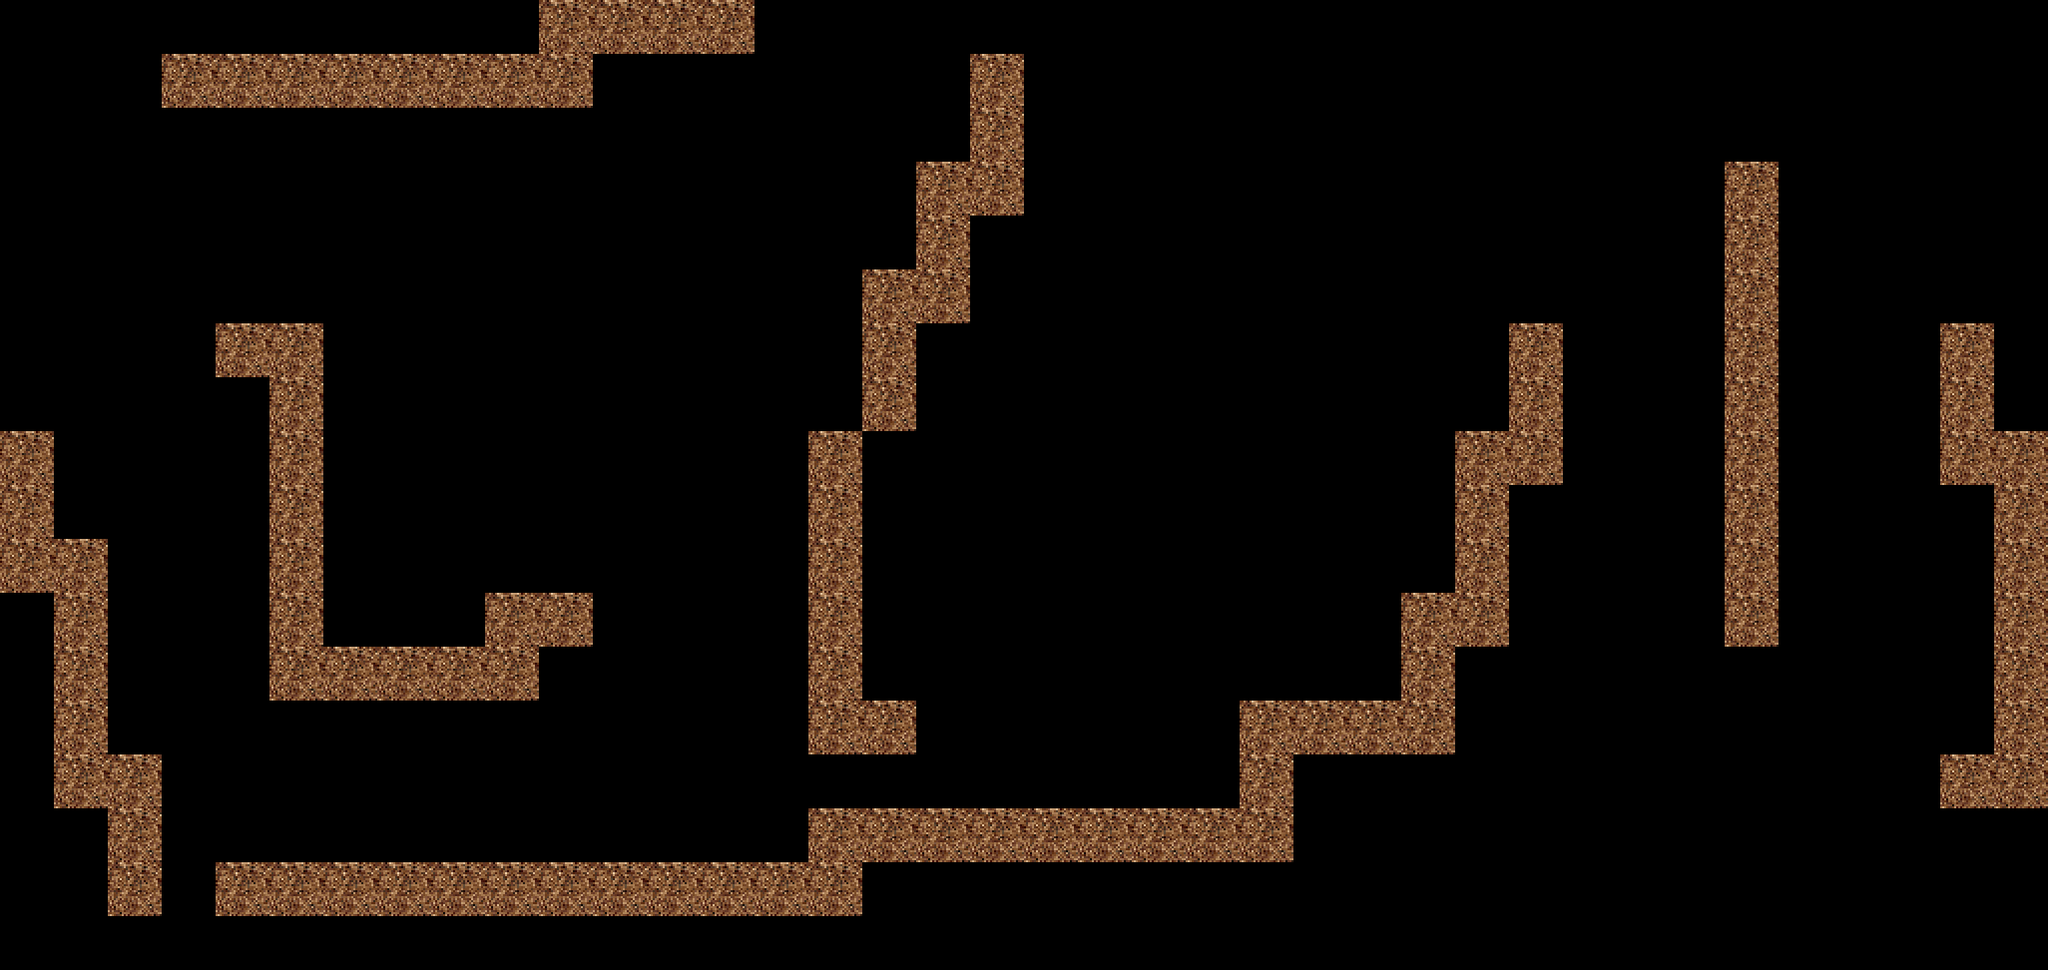

A 2D game scene composited from a Tiled map and its tileset images. What follows is a short description and the map's XML, with every tile layer's data as written:
An orthogonal 38x18 tile map with 54x54 px tiles, 1 tile layer (Tile Layer 1).

<map version="1.4" tiledversion="1.4.2" orientation="orthogonal" renderorder="right-down" width="38" height="18" tilewidth="54" tileheight="54" infinite="0" nextlayerid="2" nextobjectid="1">
 <tileset firstgid="1" name="terrain_chip" tilewidth="54" tileheight="54" tilecount="36" columns="9">
  <image source="School/GameProgramming/gp2.10_アイテム取得/10_課題/Data/Maps/terrain_chip.png" width="512" height="256" />
 </tileset>
 <layer id="1" name="Tile Layer 1" width="38" height="18">
  <data encoding="csv">
0,0,0,0,0,0,0,0,0,0,1,1,1,1,0,0,0,0,0,0,0,0,0,0,0,0,0,0,0,0,0,0,0,0,0,0,0,0,
0,0,0,1,1,1,1,1,1,1,1,0,0,0,0,0,0,0,1,0,0,0,0,0,0,0,0,0,0,0,0,0,0,0,0,0,0,0,
0,0,0,0,0,0,0,0,0,0,0,0,0,0,0,0,0,0,1,0,0,0,0,0,0,0,0,0,0,0,0,0,0,0,0,0,0,0,
0,0,0,0,0,0,0,0,0,0,0,0,0,0,0,0,0,1,1,0,0,0,0,0,0,0,0,0,0,0,0,0,1,0,0,0,0,0,
0,0,0,0,0,0,0,0,0,0,0,0,0,0,0,0,0,1,0,0,0,0,0,0,0,0,0,0,0,0,0,0,1,0,0,0,0,0,
0,0,0,0,0,0,0,0,0,0,0,0,0,0,0,0,1,1,0,0,0,0,0,0,0,0,0,0,0,0,0,0,1,0,0,0,0,0,
0,0,0,0,1,1,0,0,0,0,0,0,0,0,0,0,1,0,0,0,0,0,0,0,0,0,0,0,1,0,0,0,1,0,0,0,1,0,
0,0,0,0,0,1,0,0,0,0,0,0,0,0,0,0,1,0,0,0,0,0,0,0,0,0,0,0,1,0,0,0,1,0,0,0,1,0,
1,0,0,0,0,1,0,0,0,0,0,0,0,0,0,1,0,0,0,0,0,0,0,0,0,0,0,1,1,0,0,0,1,0,0,0,1,1,
1,0,0,0,0,1,0,0,0,0,0,0,0,0,0,1,0,0,0,0,0,0,0,0,0,0,0,1,0,0,0,0,1,0,0,0,0,1,
1,1,0,0,0,1,0,0,0,0,0,0,0,0,0,1,0,0,0,0,0,0,0,0,0,0,0,1,0,0,0,0,1,0,0,0,0,1,
0,1,0,0,0,1,0,0,0,1,1,0,0,0,0,1,0,0,0,0,0,0,0,0,0,0,1,1,0,0,0,0,1,0,0,0,0,1,
0,1,0,0,0,1,1,1,1,1,0,0,0,0,0,1,0,0,0,0,0,0,0,0,0,0,1,0,0,0,0,0,0,0,0,0,0,1,
0,1,0,0,0,0,0,0,0,0,0,0,0,0,0,1,1,0,0,0,0,0,0,1,1,1,1,0,0,0,0,0,0,0,0,0,0,1,
0,1,1,0,0,0,0,0,0,0,0,0,0,0,0,0,0,0,0,0,0,0,0,1,0,0,0,0,0,0,0,0,0,0,0,0,1,1,
0,0,1,0,0,0,0,0,0,0,0,0,0,0,0,1,1,1,1,1,1,1,1,1,0,0,0,0,0,0,0,0,0,0,0,0,0,0,
0,0,1,0,1,1,1,1,1,1,1,1,1,1,1,1,0,0,0,0,0,0,0,0,0,0,0,0,0,0,0,0,0,0,0,0,0,0,
0,0,0,0,0,0,0,0,0,0,0,0,0,0,0,0,0,0,0,0,0,0,0,0,0,0,0,0,0,0,0,0,0,0,0,0,0,0
</data>
 </layer>
</map>